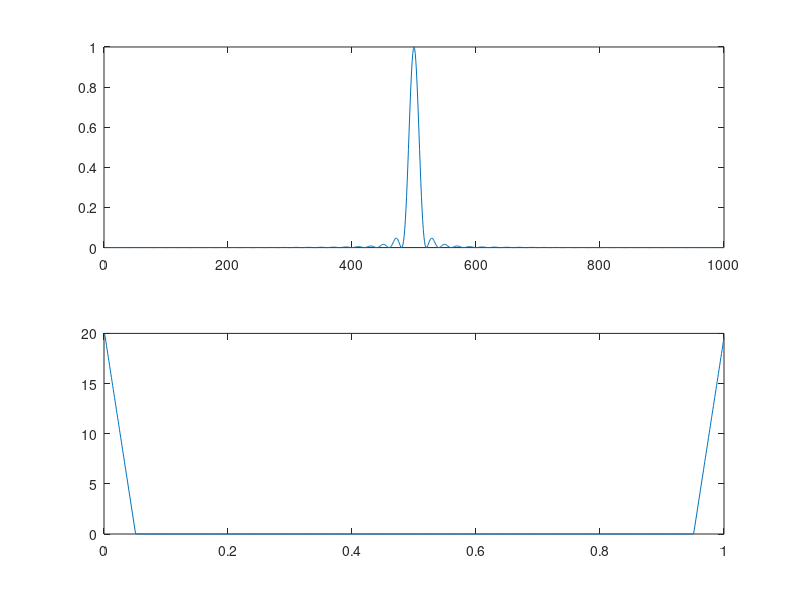
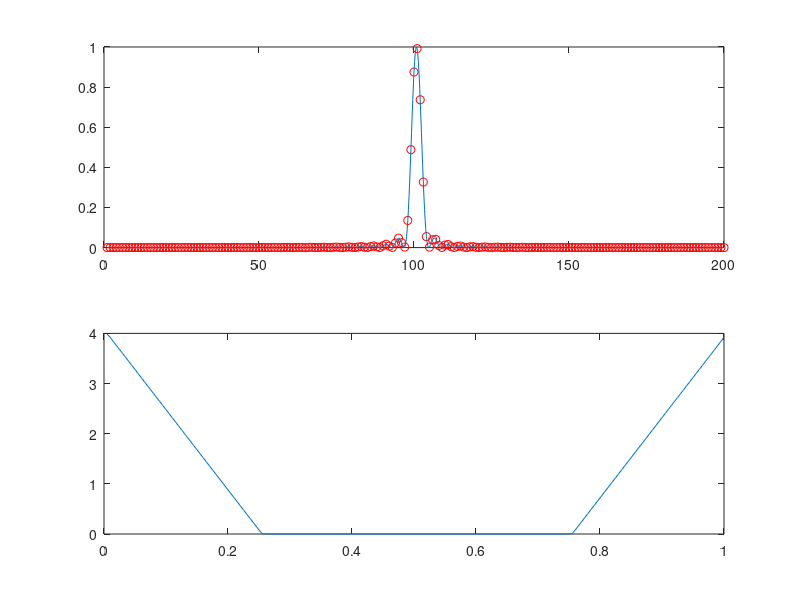
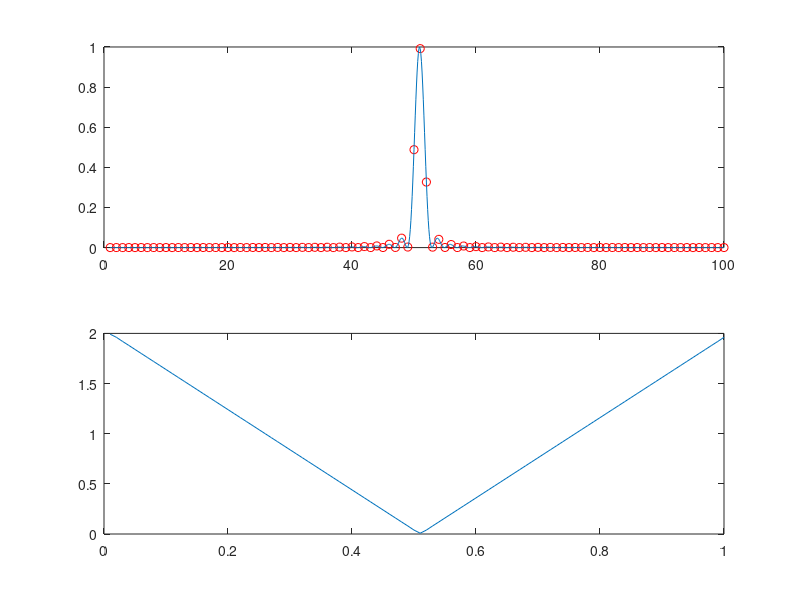
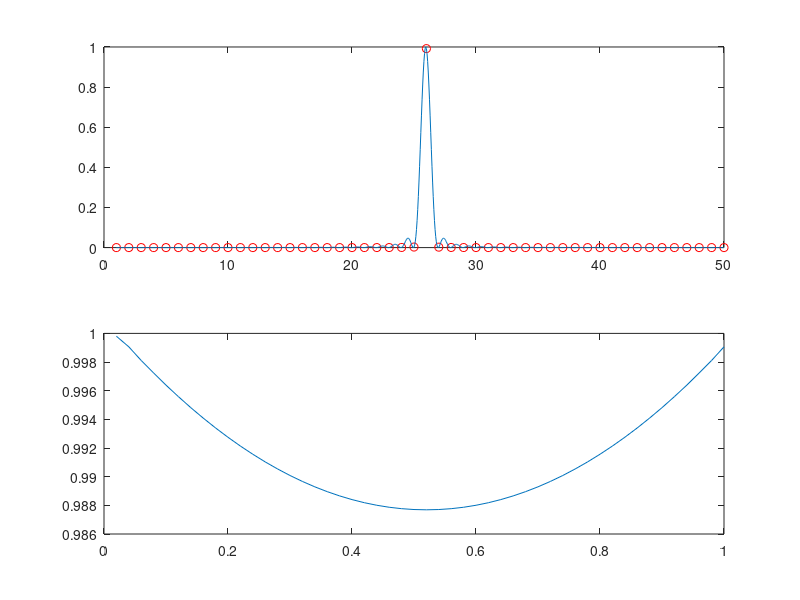

Write the MATLAB code that produced these figures, in order.
x = (-499:500)/20;
indexZero = find(x==0);
x(indexZero) = 1;
y = (sin(pi*x)./(pi*x)).^2;
y(indexZero) = 1;

Y = fft(y);

N = length(y);
figure;
% Plot the square sinc function
subplot(2,1,1); plot(y);
% Plot its DFT / DFS in normalized frequencies
normFreq = (1:N)/N;
subplot(2,1,2); plot(normFreq, abs(Y));

%Down Sample By 5
sizey = length(y);
y5 = y(1:5:sizey);
Y5 = fft(y5);

N = length(y5);
figure;
subplot(2,1,1); plot(y5, 'or');
hold on;
% Plot the down-sampled signal and the original signal for reference 
% paying attention to sample index matching
plot(linspace(1,N,sizey-5+1), y(1:sizey-5+1));
% Plot the DFT / DFS of the down-sampled signal in normalized frequencies
normFreq = (1:N)/N;
subplot(2,1,2); plot(normFreq, abs(Y5));

%Down Sample By 10
sizey=length(y);
y10=y(1:10:sizey);
Y10=fft(y10);

N=length(y10);
figure;

subplot(2,1,1); plot(y10,'or');
hold on; 
% Plot the down-sampled signal and the original signal for reference 
% paying attention to sample index matching
plot(linspace(1,N,sizey-10+1),y(1:sizey-10+1)); 

% Plot the DFT / DFS of the down-sampled signal in normalized frequencies
normFreq=(1:N)/N;
subplot(2,1,2); plot(normFreq,abs(Y10)); 

%Down Sample By 20
sizey=length(y);
y20=y(1:20:sizey);
Y20=fft(y20);

N=length(y20);
figure;

subplot(2,1,1); plot(y20,'or');
hold on; 
% We plot the original signal for reference 
% paying attention to sample index matching
plot(linspace(1,N,sizey-20+1),y(1:sizey-20+1)); 

% Plot the DFT / DFS of the down-sampled signal in normalized frequencies
normFreq=(1:N)/N;
subplot(2,1,2); plot(normFreq,abs(Y20));



%Recover Signals
sizeY=length(Y);

N=length(Y5);
% Zero padding
YY5=[Y5(1:N/2) zeros(1,sizeY-N) Y5((N/2+1):N)];
% Scaling of the DFT / DFS due to the increased number of samples 
scalingFactor=(sizeY/N);
% Scaled inverse DFT / DFS. 
% Notice that the signal is must be real and any imaginary part is due to numerical errors
yy5=scalingFactor*real(ifft(YY5));

N=length(Y10);
% Zero padding
YY10=[Y10(1:N/2) zeros(1,sizeY-N) Y10((N/2+1):N)];
% Scaling of the DFT / DFS due to the increased number of samples 
scalingFactor=(sizeY/N);
% Scaled inverse DFT / DFS. 
% Notice that the signal is must be real and any imaginary part is due to numerical errors
yy10=scalingFactor*real(ifft(YY10));


N=length(Y20);
% Zero padding
YY20=[Y20(1:N/2) zeros(1,sizeY-N) Y20((N/2+1):N)];
% Scaling of the DFT / DFS due to the increased number of samples 
scalingFactor=(sizeY/N);
% Scaled inverse DFT / DFS. 
% Notice that the signal is must be real and any imaginary part is due to numerical errors
yy20=scalingFactor*real(ifft(YY20));


figure;
% Superpose the plot of the reconstructed signal
% and the original signal y

subplot(3,1,1); plot(yy5);
hold on
plot(y,'--r');

subplot(3,1,2); plot(yy10);
hold on
plot(y,'--r') 

subplot(3,1,3); plot(yy20);
hold on
plot(y,'--r') 
